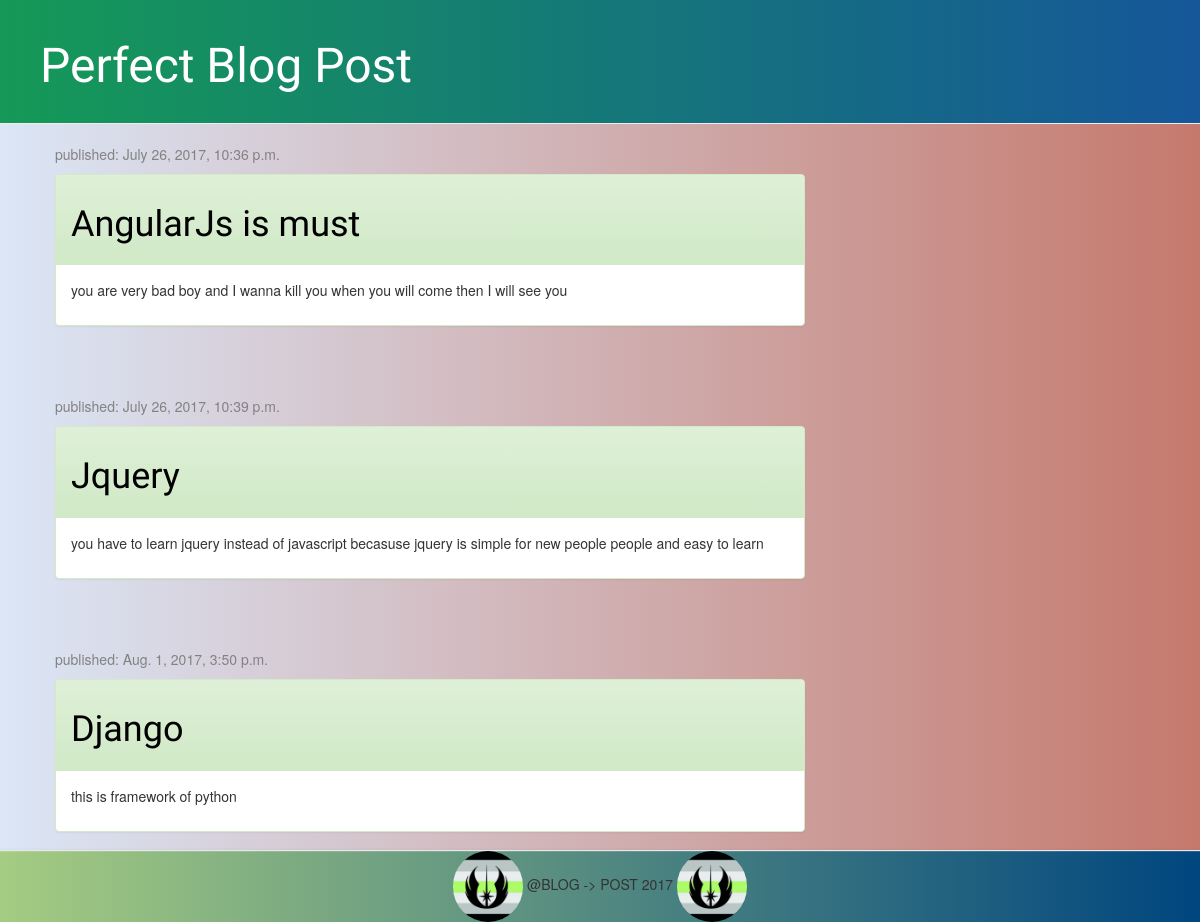
The page / on the database its author committed.
### blog/models.py (models this page shows, shortened)
class Post(models.Model):
	author = models.ForeignKey('auth.user')
	title = models.CharField(max_length=200)
	text = models.TextField()
	created_date = models.DateTimeField(default=timezone.now)
	published_date = models.DateTimeField(blank=True, null=True)

### blog/views.py (the view)
# urls.py: url(r'^$', views.post_list, name='post_list'),
def post_list(request):
	posts = Post.objects.filter(published_date__lte=timezone.now()).order_by("published_date")
	return render(request, 'blog/post_list.html', {"posts": posts})

### blog/templates/blog/post_list.html (shortened to what this page needs)
{% extends 'blog/base.html' %}
{% load staticfiles %}
    {% block content %}
        {% for post in posts %}
            <div class="post">
                <div class="date">
                    <p>published: {{ post.published_date }}</p>
                </div>
                <div class="panel panel-success">
                    <div class="panel-heading">
                        <h1><a href="{% url 'post_detail' pk=post.pk %}" style="color: black">{{ post.title }}</a></h1>
                    </div>
                    <div class="panel-body">
                        <p>{{ post.text|linebreaksbr }}</p>
                    </div>
                </div>
            </div>
        {% endfor %}
    {% endblock %}

### blog/static/css/blog.css (style rules this page uses)
h1 { font-family: 'Lobster', cursive; }
.date { color: #828282; }
.post { margin-bottom: 70px; }
.body { background: #DBE6F6; background: -webkit-linear-gradient(to left, #C5796D, #DBE6F6); background: linear-gradient(to left, #C5796D, #DBE6F6); }

### rows shown on the page
Post: published_date "July 26, 2017, 10:36 p.m.", title "AngularJs is must", text "you are very bad boy and I wanna kill you when you will come then I will see you"
Post: published_date "July 26, 2017, 10:39 p.m.", title "Jquery", text "you have to learn jquery instead of javascript becasuse jquery is simple for new people people and easy to learn"
Post: published_date "Aug. 1, 2017, 3:50 p.m.", title "Django", text "this is framework of python"
